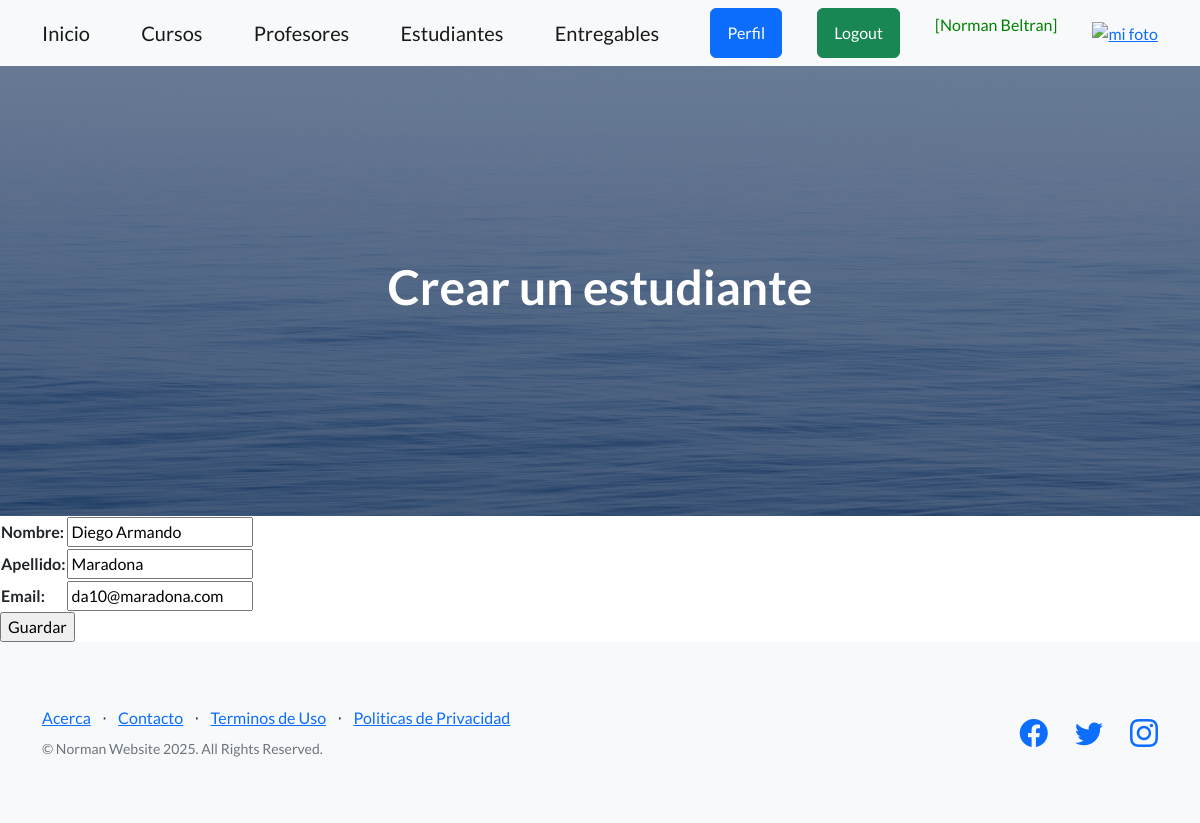
Page /app/estudianteUpdate/1/ (signed in) on the committed database.
### aplicacion/models.py (models this page shows, shortened)
class Estudiante(models.Model):
    nombre = models.CharField(max_length=50)
    apellido = models.CharField(max_length=50)
    email = models.EmailField()

### aplicacion/views.py (the view)
# urls.py: path("estudianteUpdate/<int:pk>/",  views.EstudianteUpdate.as_view() , name="estudianteUpdate"),
class EstudianteUpdate(LoginRequiredMixin, UpdateView):
    model = Estudiante
    fields = ["nombre", "apellido", "email"]
    success_url = reverse_lazy("estudiantes")

### aplicacion/templates/aplicacion/estudiante_form.html (shortened to what this page needs)
{% extends 'aplicacion/index.html' %}
{% block titulo %}
<h1>Crear un estudiante</h1>
{% endblock titulo %}
{% block contenido %}
<form action="" method="post">
    <table>
        {{ form.as_table }}
    </table>
    <input type="submit" value="Guardar">
</form>
{% endblock contenido %}

### aplicacion/templates/aplicacion/index.html (shortened to what this page needs)
<!DOCTYPE html>
<html lang="en">
    <head>
        {% load static %}
        <link href="https://cdn.jsdelivr.net/npm/bootstrap-icons@1.5.0/font/bootstrap-icons.css" rel="stylesheet" type="text/css" />
        <link href="{% static 'css/styles.css' %}" rel="stylesheet" />
        <link rel="stylesheet" href="https://cdnjs.cloudflare.com/ajax/libs/font-awesome/6.4.0/css/all.min.css">
    </head>
    <body>
        <nav class="navbar navbar-light bg-light static-top">
            <div class="container">
                <a class="navbar-brand" href="">Inicio</a>
                <a class="navbar-brand" href="">Cursos</a>
                <a class="navbar-brand" href="{% url 'profesores' %}">Profesores</a>
                <a class="navbar-brand" href="{% url 'estudiantes' %}">Estudiantes</a>
                <a class="navbar-brand" href="">Entregables</a>
                {% if user.is_authenticated %}
                    <a class="btn btn-primary" href="{% url 'perfil' %}">Perfil</a>
                    <a class="btn btn-success" href="#" onclick="event.preventDefault(); document.getElementById('logout-form').submit();">Logout</a>
                    <p style="color:green"> [{{user.first_name}} {{user.last_name}}]</p>
                                    <div class="text-center">
                    <a href="{% url 'agregar_avatar' %}"><img src="{{ request.session.avatar }}" height="40px" weight="40px" alt="mi foto"></a>
                </div>
                {% else %}
                    <a class="btn btn-primary" href="{% url 'login' %}">Login</a>
                    <a class="btn btn-success" href="{% url 'registro' %}">Registrarse</a>
                {% endif %}
            </div>
        </nav>
        <header class="masthead">
            <div class="container position-relative">
                <div class="row justify-content-center">
                    <div class="col-xl-6">
                        <div class="text-center text-white">
                            {% block titulo %}{% endblock titulo %}
                        </div>
                    </div>
                </div>
            </div>
        </header>
        {% block contenido %}
        {% endblock contenido %}
        <footer class="footer bg-light">
            <div class="container">
                <div class="row">
                    <div class="col-lg-6 h-100 text-center text-lg-start my-auto">
                        <ul class="list-inline mb-2">
                            <li class="list-inline-item"><a href="">Acerca</a></li>
                            <li class="list-inline-item">⋅</li>
                            <li class="list-inline-item"><a href="#!">Contacto</a></li>
                            <li class="list-inline-item">⋅</li>
                            <li class="list-inline-item"><a href="#!">Terminos de Uso</a></li>
                            <li class="list-inline-item">⋅</li>
                            <li class="list-inline-item"><a href="#!">Politicas de Privacidad</a></li>
                        </ul>
                        <p class="text-muted small mb-4 mb-lg-0">&copy; Norman Website 2025. All Rights Reserved.</p>
                    </div>
                    <div class="col-lg-6 h-100 text-center text-lg-end my-auto">
                        <ul class="list-inline mb-0">
                            <li class="list-inline-item me-4">
                                <a href="#!"><i class="bi-facebook fs-3"></i></a>
                            </li>
                            <li class="list-inline-item me-4">
                                <a href="#!"><i class="bi-twitter fs-3"></i></a>
                            </li>
                            <li class="list-inline-item">
                                <a href="#!"><i class="bi-instagram fs-3"></i></a>
                            </li>
                        </ul>
                    </div>
                </div>
            </div>
        </footer>
    </body>
</html>

### rows in the picture
Estudiante: nombre "Diego Armando", apellido "Maradona", email "da10@maradona.com"

### other values in the picture
{{ user.first_name }} "Norman"
{{ user.last_name }} "Beltran"
